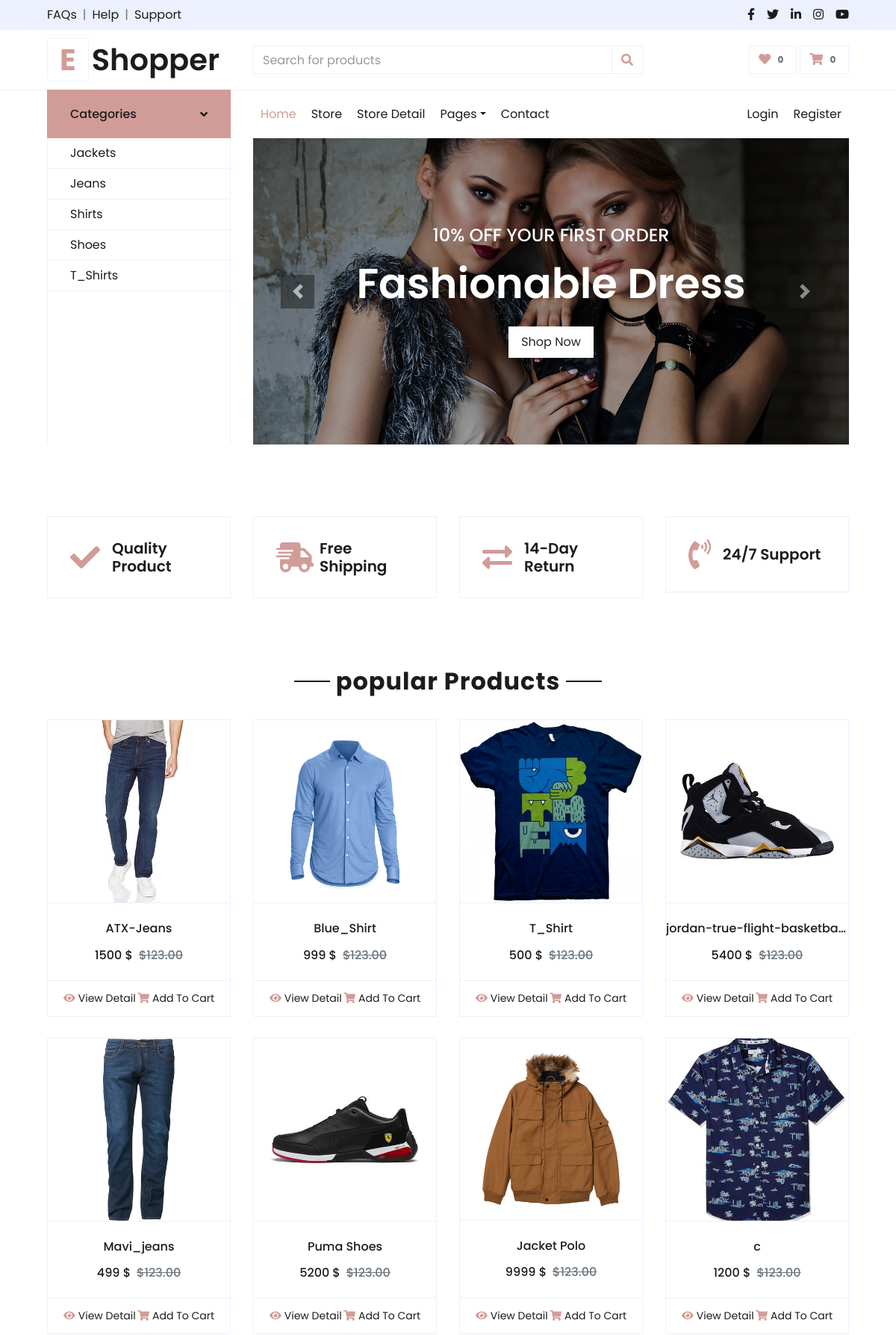
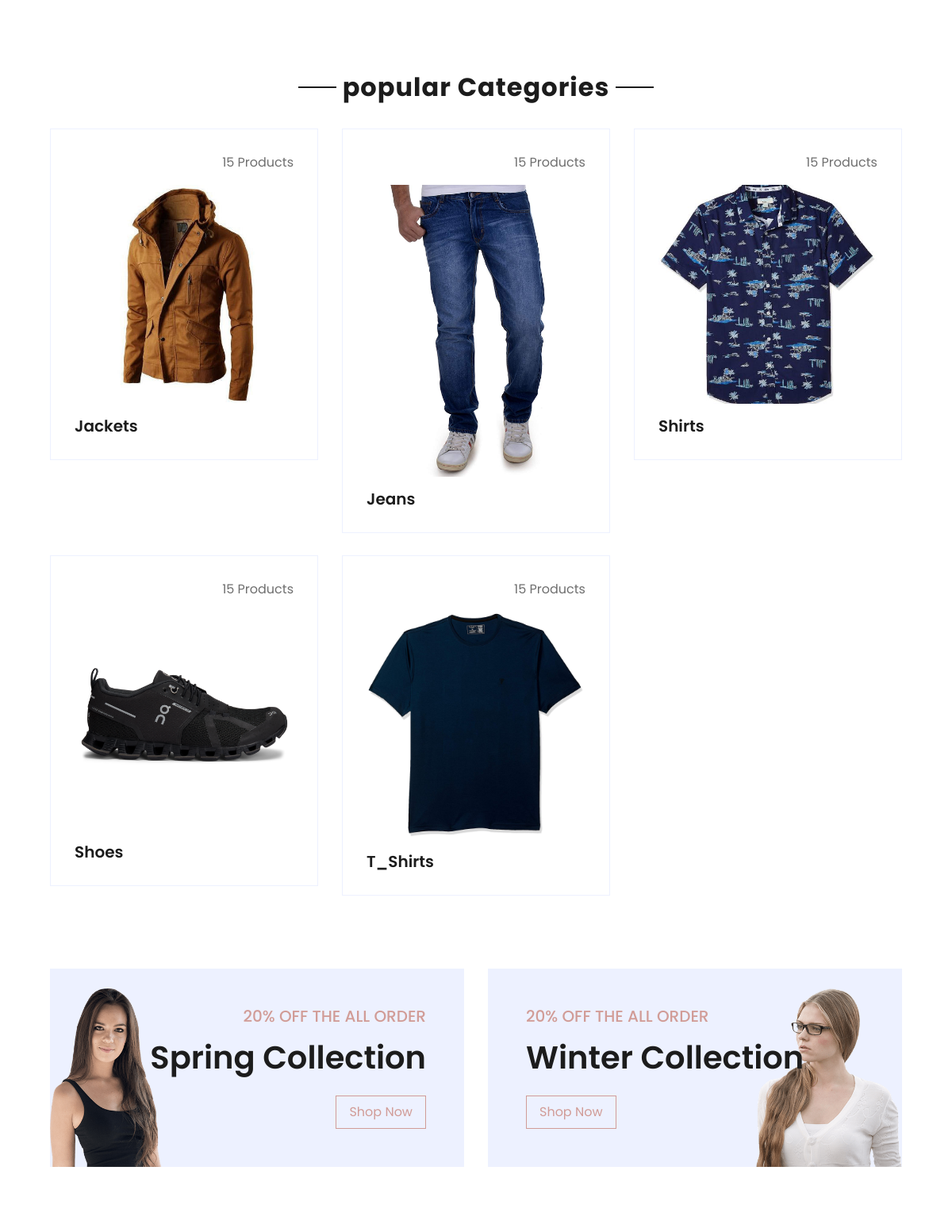
The page / (upper part) on the database its author committed (2 pictures, top to bottom).
### category/models.py (models this page shows, shortened)
class Category(models.Model):
    category_name = models.CharField(max_length=50, unique=True)
    slug = models.SlugField(max_length=100, unique=True)
    description = models.TextField(max_length=255, blank=True)
    cat_image = models.ImageField(
        upload_to='media/category/images', blank=True)
    created_at = models.DateTimeField(default=datetime.datetime.now())
    updated_at = models.DateTimeField(auto_now=True)
    class Meta:
        verbose_name = 'category'
        verbose_name_plural = 'Categories'

### store/models.py (models this page shows, shortened)
class Product(models.Model):
    product_name = models.CharField(max_length=200, unique=True)
    slug = models.SlugField(max_length=200, unique=True)
    category = models.ForeignKey(Category, on_delete=models.CASCADE)
    description = models.TextField(max_length=500, blank=True)
    price = models.IntegerField()
    image = models.ImageField(upload_to="media/products/images/")
    stock = models.IntegerField()
    is_available = models.BooleanField(default=True)
    created_at = models.DateTimeField(auto_now_add=True)
    modified_date = models.DateTimeField(auto_now=True)
    def __str__(self):
        return self.product_name + '  ' + str(self.price)+''
    @staticmethod
    def get_all__products(self):
        return Product.objects.all()

### baseapp/views.py (the view)
# urls.py: path('', index, name= 'homepage'),
def index(request):
    id=request.GET.get("id")
    if id:
        prod = Product.get_all__products__id(id)
    else:
        prod = Product.get_all__products(request).filter(is_available=True)
    ctrs=Category.objects.all()
    print(prod)
    context = {
        "category": ctrs,
        "products": prod,
    }
    return render(request, 'baseapp/index.html', context)

### carts/context_processors.py (called while the page is built)
def counter(request):
    cart_count = 0
    if 'admin'in request.path:
        return {}
    else:
        try:
            cart = CartModel.objects.filter(cart_id= _cart_id(request))
            cart_items = CartItem.objects.all().filter(cart=cart[:1])
            for cart_item in cart_items:
                cart_count += cart_item.quantity
        except CartModel.DoesNotExist:
            cart_count = 0
    return dict(cart_count=cart_count)

### carts/views.py (called while the page is built)
def _cart_id(request):
    cart = request.session.session_key
    if not cart:        # agr phly se session na ho ho session bna lay gay
        cart = request.session.create()
    return cart

### category/context_processors.py (called while the page is built)
def menu_links(request):
    links = Category.objects.all()
    return dict(links=links)

### baseapp/templates/baseapp/index.html (shortened to what this page needs)
{% extends "baseapp/base.html" %}
{% load static %}
{% block content %}
     <div class="container-fluid pt-5">
        <div class="text-center mb-4">
            <h2 class="section-title px-5"><span class="px-2">popular Products</span></h2>
        </div>
        <div class="row px-xl-5 pb-3"> {% for prod in products%}
            <div class="col-lg-3 col-md-6 col-sm-12 pb-1">
                <div class="card product-item border-0 mb-4">
                    <div class="card-header product-img position-relative overflow-hidden bg-transparent border p-0">
                        <img class="img-fluid w-100" src = " {{prod.image.url}}" alt="">
                    </div>
                    <div class="card-body border-left border-right text-center p-0 pt-4 pb-3">
                        <h6 class="text-truncate mb-3">{{prod.product_name}}</h6>
                        <div class="d-flex justify-content-center">
                            <h6>{{prod.price}} $</h6><h6 class="text-muted ml-2"><del>$123.00</del></h6>
                        </div>
                    </div>
                    <div class="card-footer d-flex justify-content-between bg-light border">
                        <a href="" class="btn btn-sm text-dark p-0"><i class="fas fa-eye text-primary mr-1"></i>View Detail</a>
                        <a href="" class="btn btn-sm text-dark p-0"><i class="fas fa-shopping-cart text-primary mr-1"></i>Add To Cart</a>
                    </div>
                </div>
            </div>{% endfor %}
        </div>
    </div>
    <div class="container-fluid pt-5">
        <div class="text-center mb-4">
            <h2 class="section-title px-5"><span class="px-2">popular Categories</span></h2>
        </div>
        <div class="row px-xl-5 pb-3">
             {% for ctrs in category %}
            <div class="col-lg-4 col-md-6 pb-1">
                <div class="cat-item d-flex flex-column border mb-4" style="padding: 30px;">
                    <p class="text-right">15 Products</p>
                    <a href="" class="cat-img position-relative overflow-hidden mb-3">
                        <img class="img-fluid" src = "{{ctrs.cat_image.url}}" alt="">
                    </a>
                    <h5 class="font-weight-semi-bold m-0">{{ctrs.category_name}}</h5>
                </div>
            </div>
            {% endfor%}
        </div>
    </div>
    <div class="container-fluid offer pt-5">
        <div class="row px-xl-5">
            <div class="col-md-6 pb-4">
                <div class="position-relative bg-secondary text-center text-md-right text-white mb-2 py-5 px-5">
                    <img src = " {% static 'img/offer-1.png' %} " alt="">
                    <div class="position-relative" style="z-index: 1;">
                        <h5 class="text-uppercase text-primary mb-3">20% off the all order</h5>
                        <h1 class="mb-4 font-weight-semi-bold">Spring Collection</h1>
                        <a href="" class="btn btn-outline-primary py-md-2 px-md-3">Shop Now</a>
                    </div>
                </div>
            </div>
            <div class="col-md-6 pb-4">
                <div class="position-relative bg-secondary text-center text-md-left text-white mb-2 py-5 px-5">
                    <img src = " {% static 'img/offer-2.png' %} " alt="">
                    <div class="position-relative" style="z-index: 1;">
                        <h5 class="text-uppercase text-primary mb-3">20% off the all order</h5>
                        <h1 class="mb-4 font-weight-semi-bold">Winter Collection</h1>
                        <a href="" class="btn btn-outline-primary py-md-2 px-md-3">Shop Now</a>
                    </div>
                </div>
            </div>
        </div>
    </div>
{% endblock %}

### baseapp/templates/baseapp/sidenavbar.html (shortened to what this page needs)
 {% load static %}
 <div class="row border-top px-xl-5">
            <div class="col-lg-3 d-none d-lg-block">
                <a class="btn shadow-none d-flex align-items-center justify-content-between bg-primary text-white w-100" data-toggle="collapse" href="#navbar-vertical" style="height: 65px; margin-top: -1px; padding: 0 30px;">
                    <h6 class="m-0">Categories</h6>
                    <i class="fa fa-angle-down text-dark"></i>
                </a>
                <nav class="collapse show navbar navbar-vertical navbar-light align-items-start p-0 border border-top-0 border-bottom-0" id="navbar-vertical">
                    <div class="navbar-nav w-100 overflow-hidden" style="height: 410px">
                        {% for ctr in links %}
                          <a href="/?id={{ctr.id}}" class="nav-item nav-link">{{ctr.category_name}}</a>
                       {% endfor%}
                    </div>
                </nav>
            </div>
            <div class="col-lg-9">
                <nav class="navbar navbar-expand-lg bg-light navbar-light py-3 py-lg-0 px-0">
                    <div class="collapse navbar-collapse justify-content-between" id="navbarCollapse">
                        <div class="navbar-nav mr-auto py-0">
                            <a href="{% url 'homepage' %}" class="nav-item nav-link active">Home</a>
                            <a href="{% url 'store_homepage' %}" class="nav-item nav-link">Store</a>
                            <a href="{% url 'store_detailpage' %}" class="nav-item nav-link">Store Detail</a>
                            <div class="nav-item dropdown">
                                <a href="#" class="nav-link dropdown-toggle" data-toggle="dropdown">Pages</a>
                            </div>
                            <a href="contact.html" class="nav-item nav-link">Contact</a>
                        </div>
                        <div class="navbar-nav ml-auto py-0">
                            <a href="{% url 'loginpage' %}" class="nav-item nav-link">Login</a>
                            <a href="{% url 'register' %}" class="nav-item nav-link">Register</a>
                        </div>
                    </div>
                </nav>
                <div id="header-carousel" class="carousel slide" data-ride="carousel">
                    <div class="carousel-inner">
                        <div class="carousel-item active" style="height: 410px;">
                            <img class="img-fluid" src=" {% static 'img/carousel-1.jpg' %}" alt="Image">
                            <div class="carousel-caption d-flex flex-column align-items-center justify-content-center">
                                <div class="p-3" style="max-width: 700px;">
                                    <h4 class="text-light text-uppercase font-weight-medium mb-3">10% Off Your First Order</h4>
                                    <h3 class="display-4 text-white font-weight-semi-bold mb-4">Fashionable Dress</h3>
                                    <a href="" class="btn btn-light py-2 px-3">Shop Now</a>
                                </div>
                            </div>
                        </div>
                    </div>
                    <a class="carousel-control-prev" href="#header-carousel" data-slide="prev">
                        <div class="btn btn-dark" style="width: 45px; height: 45px;">
                            <span class="carousel-control-prev-icon mb-n2"></span>
                        </div>
                    </a>
                    <a class="carousel-control-next" href="#header-carousel" data-slide="next">
                        <div class="btn btn-dark" style="width: 45px; height: 45px;">
                            <span class="carousel-control-next-icon mb-n2"></span>
                        </div>
                    </a>
                </div>
            </div>
        </div>

### rows shown on the page
Category: category_name "Jackets", cat_image (picture)
Category: category_name "Jeans", cat_image (picture)
Category: category_name "Shirts", cat_image (picture)
Category: category_name "Shoes", cat_image (picture)
Category: category_name "T_Shirts", cat_image (picture)
Product: image (picture), product_name "ATX-Jeans", price "1500"
Product: image (picture), product_name "Blue_Shirt", price "999"
Product: image (picture), product_name "T_Shirt", price "500"
Product: image (picture), product_name "jordan-true-flight-basketba…", price "5400"
Product: image (picture), product_name "Mavi_jeans", price "499"
Product: image (picture), product_name "Puma Shoes", price "5200"
Product: image (picture), product_name "Jacket Polo", price "9999"
Product: image (picture), product_name "c", price "1200"
